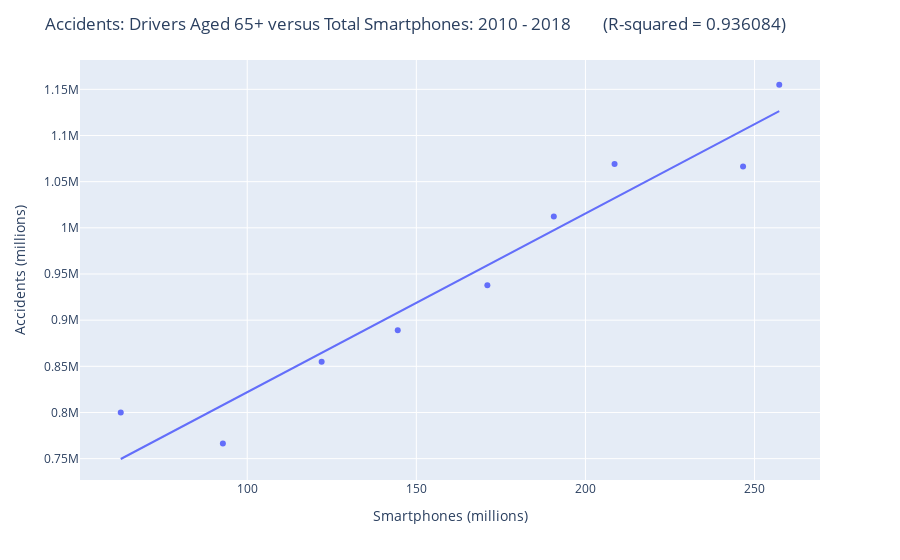

Notebook cell for this chart:
### Code cell
#Plot accidents involving older drivers versus Total Smartphones: 2010 - 2018
smartphones=total_smartphones
accidents=older_drivers2
fig = px.scatter(all_accident_graph_df, x=smartphones, y=accidents, trendline="ols")

#Edit the layout
fig.update_layout(title='Accidents: Drivers Aged 65+ versus Total Smartphones: 2010 - 2018        (R-squared = 0.936084)',
                   xaxis_title='Smartphones (millions)',
                   yaxis_title='Accidents (millions)')

fig.show()
results = px.get_trendline_results(fig)
fig.write_image("output_data/national_older_driver_regression.png")

### Figure 1 — Plotly figure (JSON) as saved in the notebook; plotly's stock layout.template omitted (floating-point values rounded to 4 significant figures)
{"data": [{"hoverlabel": {"namelength": 0}, "hovertemplate": "x=%{x}<br>y=%{y}", "legendgroup": "", "marker": {"color": "#636efa", "symbol": "circle"}, "mode": "markers", "name": "", "showlegend": false, "type": "scatter", "x": [62.6, 92.8, 122, 144.5, 171, 190.6, 208.6, 246.6, 257.3], "xaxis": "x", "y": [799867, 766463, 854872, 888951, 937670, 1012285, 1069190, 1066533, 1154956], "yaxis": "y"}, {"hoverlabel": {"namelength": 0}, "hovertemplate": "<b>OLS trendline</b><br>y = 1934.467568 * x + 628525.199505<br>R<sup>2</sup>=0.936084<br><br>x=%{x}<br>y=%{y} <b>(trend)</b>", "legendgroup": "", "marker": {"color": "#636efa", "symbol": "circle"}, "mode": "lines", "name": "", "showlegend": false, "type": "scatter", "x": [62.6, 92.8, 122, 144.5, 171, 190.6, 208.6, 246.6, 257.3], "xaxis": "x", "y": [749600.0, 808000.0, 864500.0, 908100.0, 959300.0, 997300.0, 1032000.0, 1106000.0, 1126000.0], "yaxis": "y"}], "layout": {"legend": {"tracegroupgap": 0}, "margin": {"t": 60}, "title": {"text": "Accidents: Drivers Aged 65+ versus Total Smartphones: 2010 - 2018        (R-squared = 0.936084)"}, "xaxis": {"anchor": "y", "domain": [0, 1], "title": {"text": "Smartphones (millions)"}}, "yaxis": {"anchor": "x", "domain": [0, 1], "title": {"text": "Accidents (millions)"}}}}
